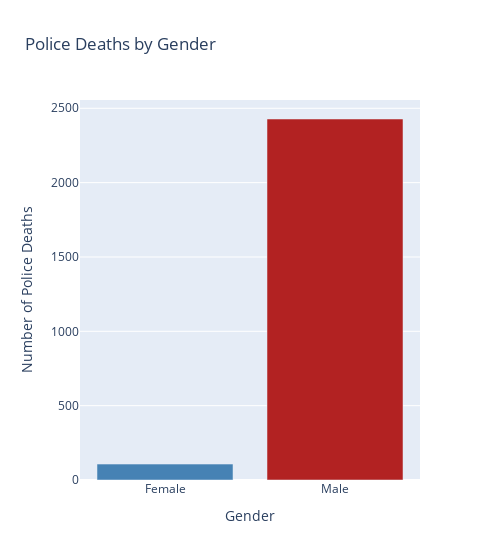

Notebook source saved alongside this figure:
### Code cell
gender_deaths_bar = go.Figure()
gender_deaths_bar.add_trace(go.Bar(x=gender_deaths.gender, 
                    y=gender_deaths.Deaths,
                    hovertemplate="<br>Gender=%{x}<br>Deaths=%{y}<extra></extra>",
                    marker_color=['steelblue','firebrick']))
gender_deaths_bar.update_layout(title_text = "Police Deaths by Gender",
                                width=500)
gender_deaths_bar.update_xaxes(title_text="Gender")
gender_deaths_bar.update_yaxes(title_text="Number of Police Deaths")
gender_deaths_bar.show()

### Figure 1 — Plotly figure (JSON) as saved in the notebook; plotly's stock layout.template omitted (floating-point values rounded to 4 significant figures)
{"data": [{"hovertemplate": "<br>Gender=%{x}<br>Deaths=%{y}<extra></extra>", "marker": {"color": ["steelblue", "firebrick"]}, "type": "bar", "x": ["Female", "Male"], "y": [107, 2428]}], "layout": {"title": {"text": "Police Deaths by Gender"}, "width": 500, "xaxis": {"title": {"text": "Gender"}}, "yaxis": {"title": {"text": "Number of Police Deaths"}}}}
